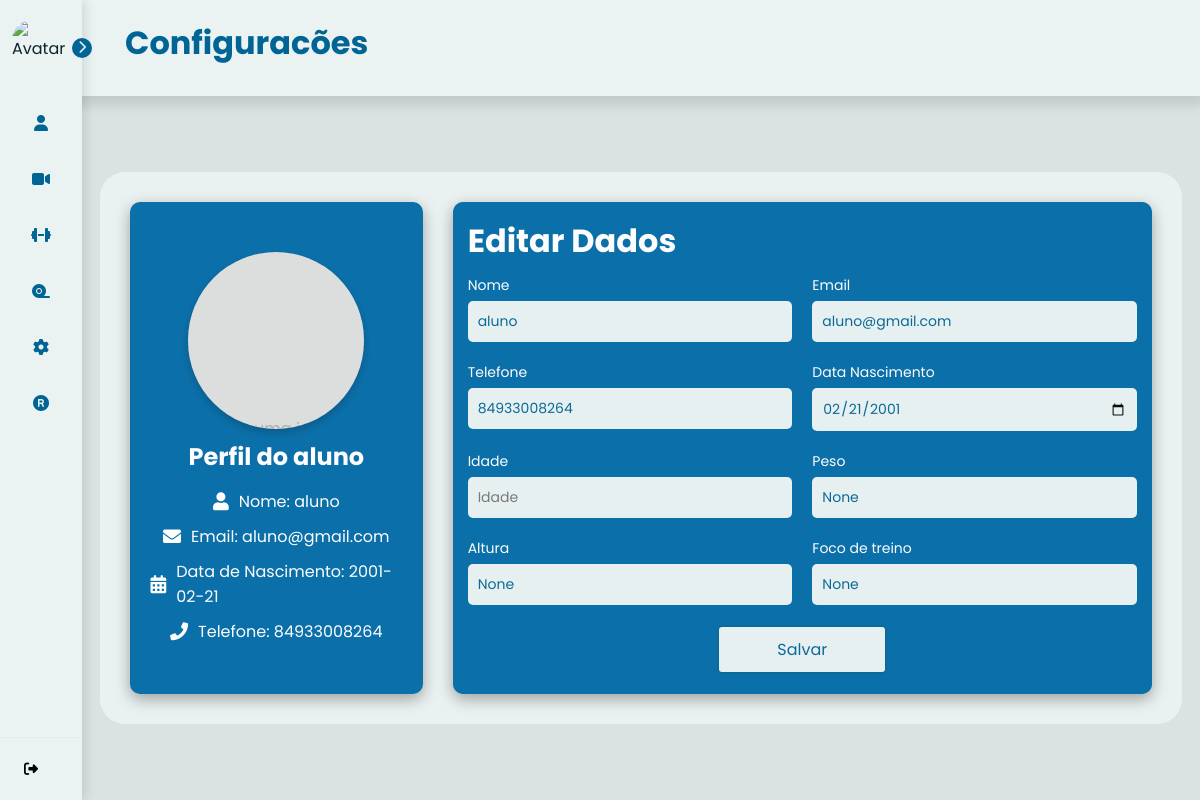
The page /configuracoes (signed in) on the database as committed earlier.
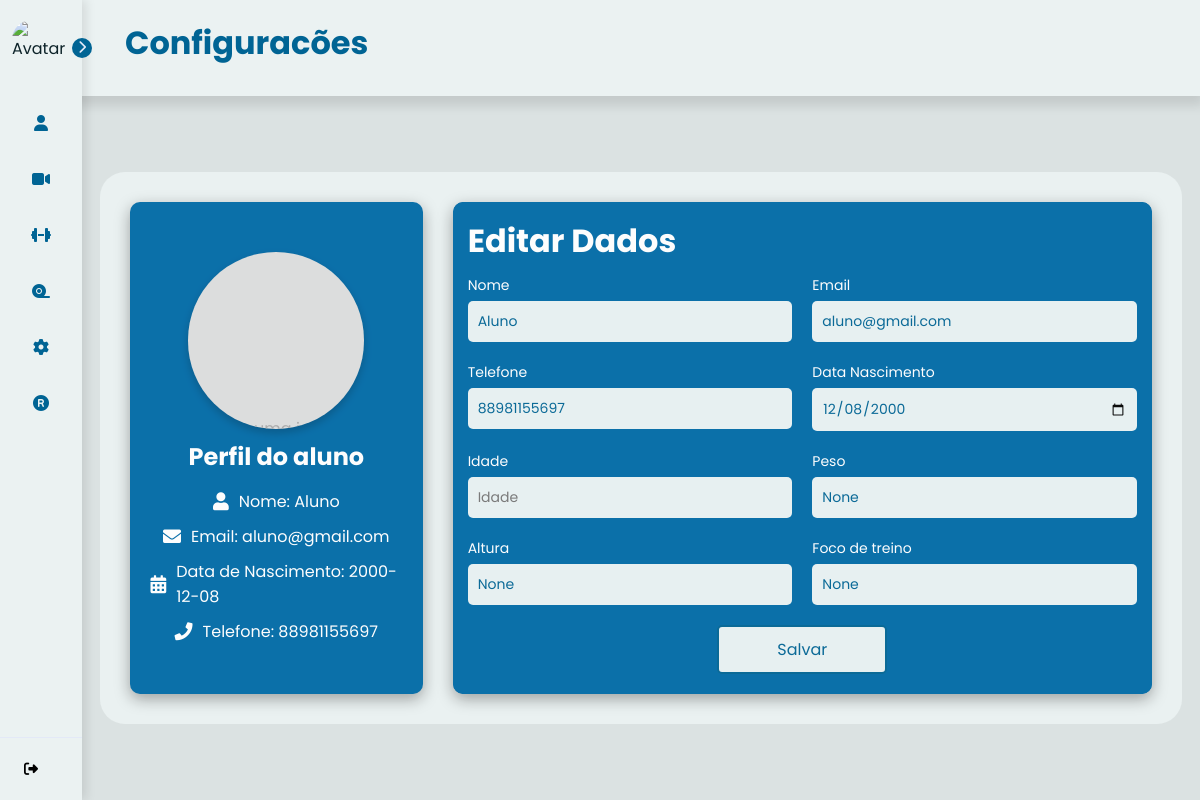
The same page on the database as committed later.
### tables this page shows
CREATE TABLE users (
    use_id INTEGER PRIMARY KEY AUTOINCREMENT,
    use_nome TEXT NOT NULL,
    use_senha TEXT NOT NULL,
    use_email TEXT NOT NULL,
    use_telefone TEXT NOT NULL,
    use_data_nascimento DATE NOT NULL,
    use_genero TEXT NOT NULL,
    use_tipo_usuario TEXT NOT NULL,
    use_dias_treino INT,
    use_horario_treino TIME,
    use_dias_trabalho INT ,
    use_horario_trabalho TIME,
    use_idade INT,
    use_peso FLOAT,
    use_altura FLOAT,
    use_foco_treino VARCHAR(90), /*foco do treino que o aluno quer desenvolver*/
    use_tipo_treino VARCHAR(90), /*tipo do treino que o personal gosta de ensinar*/
    use_contador INTEGER DEFAULT 0
);

### controllers/ProfileController.py (the view, shortened to what this page needs)
@profile_bp.route('/configuracoes', methods=['GET', 'POST'])
@login_required
def configuracoes():
    userid = current_user.get_id()
    user = User.get(userid)
    um_user = User.one(userid)
    return render_template('configuracoes.html', user=um_user, user_info=user)

### app.py (called while the page is built)
@login_manager.user_loader
def load_user(user_id):
    return User.get(user_id)

### models/User.py (called while the page is built)
    def get_id(self):
        return self.id

    @classmethod
    def one(cls, id):
        conn = obter_conexao()
        cursor = conn.cursor()
        cursor.execute('SELECT * FROM users WHERE use_id = ?', (id,))
        consultar_user = cursor.fetchone()
        conn.close()
        return consultar_user

### models/__init__.py (called while the page is built)
def obter_conexao():
    conn = sqlite3.connect('database.db')
    conn.row_factory = sqlite3.Row
    return conn

### templates/configuracoes.html (shortened to what this page needs)
{% extends "base.html" %}
{% block titlePage %} Configuracões {% endblock %}
{% block content %}
<div class="profile-page">
    <div class="profile-container1">
        <label class="picture" for="picture__input" tabIndex="0">
            <span class="picture__image">Escolha uma imagem</span>
        </label>
        <h2>Perfil do {{ user_info.tipo_usuario}}</h2>
        <div class="profile-info1">
            <div class="info-item">
                <i class="fas fa-user"></i>
                <p>Nome: {{ user_info.nome }}</p>
            </div>
            <div class="info-item">
                <i class="fas fa-envelope"></i>
                <p>Email: {{ user_info.email }}</p>
            </div>
            <div class="info-item">
                <i class="fas fa-calendar-alt"></i>
                <p>Data de Nascimento: {{ user_info.data_nascimento }} </p>
            </div>
            <div class="info-item">
                <i class="fas fa-phone"></i>
                <p>Telefone: {{ user_info.telefone }}</p>
            </div>
        </div>
    </div>
    <div class="profile-container2">
        <div class="form">
            <h1>Editar Dados</h1>
            <form method="POST" action="/configuracoes">
                <div class="input-group">
                    <div class="input-box">
                        <label for="nome_edit">Nome</label>
                        <input id="nome_edit" type="text" name="nome_edit" placeholder="Insira seu nome" value="{{user.use_nome}}" required>
                    </div>
                    <div class="input-box">
                        <label for="email_edit">Email</label>
                        <input id="email_edit" type="text" name="email_edit" placeholder="Insira seu email" value="{{user.use_email}}" required>
                    </div>
                    <div class="input-box">
                        <label for="telefone_edit">Telefone</label>
                        <input id="telefone_edit" type="text" name="telefone_edit" placeholder="Insira seu Telefone" value="{{user.use_telefone}}" required>
                    </div>
                    <div class="input-box">
                        <label for="data_nascimento_edit">Data Nascimento</label>
                        <input name='data_nascimento_edit' type="date" id="data_nascimento_edit" value="{{user.use_data_nascimento}}" Placeholder="Data de nascimento" required>
                    </div>
                    <div class="input-box">
                        <label for="idade_edit">Idade</label>
                        <input name='idade_edit' type="number" id="idade_edit" value="{{user.use_idade}}" Placeholder="Idade" required>
                    </div>
                    <div class="input-box">
                        <label for="peso_edit">Peso</label>
                        <input name='peso_edit' type="text" id="peso_edit" value="{{user.use_peso}}" Placeholder="Peso" required>
                    </div>
                    <div class="input-box">
                        <label for="altura_edit">Altura</label>
                        <input name='altura_edit' type="text" id="altura_edit" value="{{user.use_altura}}" Placeholder="Altura" required>
                    </div>
                    <div class="input-box">
                        <label for="foco_treino_edit">Foco de treino</label>
                        <input name='foco_treino_edit' type="text" id="foco_treino_edit" value="{{user.use_foco_treino}}" Placeholder="Foco de Treino" required>
                    </div>
                </div>
                <div class="continue-button">
                    <button><a href="#">Salvar</a></button>
                </div>
            </form>
        </div>
    </div>
</div>
{% endblock %}

### templates/base.html (shortened to what this page needs)
<!DOCTYPE html>
<html lang="pt-br">
<head>
    <link rel="stylesheet" href="https://cdnjs.cloudflare.com/ajax/libs/font-awesome/6.5.1/css/all.min.css"
 />
    <link href="https://cdnjs.cloudflare.com/ajax/libs/font-awesome/5.15.4/css/all.min.css" rel="stylesheet">
</head>
<body>
    <nav id="sidebar">
        <div id="sidebar_content">
            <div id="logo_avatar">
                <img src="{{ url_for('static', filename='images/') }}" id="logo_avatar_avatar" alt="Avatar">
            </div>
            <ul id="side_items">
                <li class="side-item {% if request.endpoint == 'profile' %}active{% endif %}">
                    <a href="{{ url_for('profile.profile') }}">
                        <i class="fa-solid fa-user"></i>
                    </a>
                </li>
                <li class="side-item {% if request.endpoint == 'exercise_page' %}active{% endif %}">
                    <a href="{{ url_for('exercise.exercise_page') }}">
                        <i class="fa-solid fa-video"></i>
                    </a>
                </li>
                <li class="side-item {% if request.endpoint == 'treinos' %}active{% endif %}">
                    <a href="{{ url_for('training.treinos') }}">
                        <i class="fa-solid fa-dumbbell"></i>
                    </a>
                </li>
                <li class="side-item {% if request.endpoint == 'medidas' %}active{% endif %}">
                    <a href="{{ url_for('training.medidas') }}">
                        <i class="fa-sharp fa-solid fa-tape"></i>
                    </a>
                </li>
                <li class="side-item {% if request.endpoint == 'configuracoes' %}active{% endif %}">
                    <a href="{{ url_for('profile.configuracoes') }}">
                        <i class="fa-solid fa-gear"></i>
                    </a>
                </li>
                <li class="side-item {% if request.endpoint == 'cadastrar_exercicio' %}active{% endif %}">
                    <a href="{{ url_for('exercise.cadastrar_exercicio') }}">
                        <i class="fa-solid fa-registered"></i>
                    </a>
                </li>
            <button id="open_btn">
                <i id="open_btn_icon" class="fa-solid fa-chevron-right"></i>
            </button>
        </div>
        <div id="logout">
            <form action="{{url_for('auth.logout')}}" method="POST">
                <button id="logout_btn" type="submit">
                    <i class="fa-solid fa-right-from-bracket"></i>
                </button>
            </form>
        </div>
    </nav>
    <header>
        <h1>{% block titlePage %} {% endblock %}</h1>
    </header>
    <main class="fade-in">
        {% block content %}{% endblock %}
    </main>
</body>
</html>

### templates/configuracoes.html (style rules this page uses)
:root { --techfit-100: #ffff; --techfit-200: #006aa7; --techfit-300: #247ba0; --techfit-400: #006494; --techfit-500: #e8f1f2; }
* { font-family: "Didact Gothic", sans-serif; margin: 0; padding: 0; box-sizing: border-box; }
body { display: flex; align-items: center; justify-content: center; width: 100%; height: 100vh; }
.profile-page { display: flex; width: 100%; height: 100%; }
.profile-container1 { display: flex; flex-direction: column; background-color: #006aa7; color:#fff; align-items: center; justify-content: center; margin: 0 auto; width: 40%; margin-right: 30px; padding: 2%; border-radius: 10px; box-shadow: 0 5px 15px rgba(0, 0, 0, 0.35); gap: 10px; }
.profile-container1 h2 { text-align: center; margin-bottom: 5px; color: #fff; }
.picture { width: 70%; height: 0; padding-top: 70%; background: #ddd; display: flex; align-items: center; justify-content: center; color: #aaa; cursor: pointer; transition: color 300ms ease-in-out, background 300ms ease-in-out; outline: none; overflow: hidden; border-radius: 50%; position: relative; box-shadow: 0 4px 8px rgba(0, 0, 0, 0.2); }
.profile-info1 { display: flex; flex-direction: column; align-items: center; justify-content: center; gap: 10px; width: 100%; }
.profile-info1 .info-item { display: flex; align-items: center; gap: 10px; font-size: 16px; }
.profile-info1 .info-item p { color:#fff; word-wrap: break-word; word-break: break-word; overflow-wrap: break-word; }
.profile-info1 .info-item i { font-size: 18px; }
.profile-container2 { display: flex; flex-direction: column; background-color: #006aa7; width: 100%; max-width: 100%; box-shadow: 0 5px 15px rgba(0, 0, 0, 0.35); border-radius: 10px; padding: 0; gap: 10px; box-sizing: border-box; overflow: hidden; }
h1 { text-align: left; color: #fff; margin-bottom: 10px; }
.form { display: flex; width: 100%; padding: 15px; justify-self: center; background-color: #006aa7; flex-direction: column; border-radius: 10px; }
.input-group { display: flex; flex-wrap: wrap; gap: 20px; }
.input-box { flex: 1 1 calc(50% - 20px); display: flex; flex-direction: column; }
.input-box label { font-size: 14px; color:#fff; margin-bottom: 5px; }
.input-box input, select { padding: 10px; border: none; border-radius: 5px; font-size: 14px; width: 100%; box-sizing: border-box; background-color: var(--techfit-500); color: var(--techfit-400); }
.continue-button { text-align: center; margin-top: 20px; }
.continue-button button { padding: 10px 20px; border: none; border-radius: 5px; font-size: 16px; cursor: pointer; transition: background-color 0.3s ease; width: 170px; margin-bottom: 5px; background-color: var(--techfit-500); color: var(--techfit-400); border: 2px solid; }
.continue-button button a { color: var(--techfit-400); text-decoration: none; }

Rows that differ between the two databases and show on the page:
changed users "aluno": nome "aluno" → "Aluno"; data_nascimento "2001-02-21" → "2000-12-08"; telefone "84933008264" → "88981155697"; nome_edit "aluno" → "Aluno"; telefone_edit "84933008264" → "88981155697"; data_nascimento_edit "02/21/2001" → "12/08/2000"
